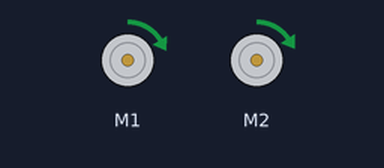
This sketch was run on a simulated Arduino Leonardo, built with avr-gcc and run on an emulated ATmega32U4. Parts: 2 × DC motor (green arrow = forward, orange = backward, longer = faster). What the sketch prints to the serial monitor is not drawn.

Above: at 0.15 s.
Timing chart, 0 to 16.9 s (numbered marks = the images above):
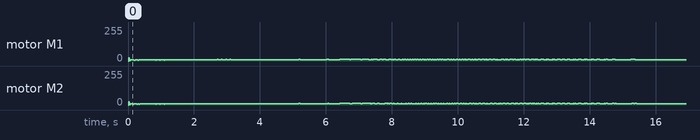

The sketch:

romi32u4_pid_velocity.ino
```cpp
// snippet: romi32u4_pid_velocity
// tags: romi, pololu, romi32u4, a-star32u4, romi-motors, romi-encoders, counts-per-second
// note: BOARD-LOCKED — the Romi32U4 library only builds on pololu-a-star:avr:a-star32U4.
//   Do NOT use this for a generic Uno/Nano/Mega motor task (use l298n_dc_motor + pid_controller).
// boards: romi32u4
// library: Romi32U4
// description: PID velocity control on Romi32U4 — maintain a target encoder count rate (counts/s)
//   on each wheel independently. Measures delta counts over a 20 ms period, converts to counts/s,
//   low-passes the measured speed, and applies a PI controller. The derivative term is intentionally
//   omitted: at a 20 ms dt it divides encoder noise by 0.02 and slams the output between +/-400 every
//   sample, causing the limit-cycle jitter seen with the original KP/KI/KD tuning. Integral is clamped
//   (anti-windup) so it cannot saturate the output on its own.
// prompts: Romi velocity PID, Romi32U4 speed control PID, encoder velocity control Romi, counts per second PID, Romi maintain wheel speed, Romi PID motor speed
// exact-include: Romi32U4.h

#include <Romi32U4.h>

Romi32U4Motors   motors;
Romi32U4Encoders encoders;

const float TARGET_CPS = 200.0f;    // target counts per second per wheel
const float KP = 0.20f, KI = 0.05f; // PI only — D removed (noisy at 20 ms dt)
const long  PERIOD_MS  = 20;
const float ALPHA = 0.4f;            // speed low-pass: new = ALPHA*measured + (1-ALPHA)*old

float integralL = 0, integralR = 0;
float filtL = 0, filtR = 0;
int   outputL = 0, outputR = 0;

unsigned long prevMs = 0;

// PI controller with integral anti-windup. Returns a motor command in [-400, 400].
int piControl(float error, float &integral) {
  integral += error * (PERIOD_MS / 1000.0f);
  float iTerm = KI * integral;
  if (iTerm >  380.0f) { integral =  380.0f / KI; iTerm =  380.0f; }
  if (iTerm < -380.0f) { integral = -380.0f / KI; iTerm = -380.0f; }
  float out = KP * error + iTerm;
  return constrain((int)out, -400, 400);
}

void setup() {
  Serial.begin(9600);
}

void loop() {
  unsigned long now = millis();
  if (now - prevMs < PERIOD_MS) return;
  prevMs = now;

  int16_t dL = encoders.getCountsAndResetLeft();
  int16_t dR = encoders.getCountsAndResetRight();

  float measL = dL * (1000.0f / PERIOD_MS);
  float measR = dR * (1000.0f / PERIOD_MS);

  // low-pass the noisy measured speed before closing the loop
  filtL = ALPHA * measL + (1.0f - ALPHA) * filtL;
  filtR = ALPHA * measR + (1.0f - ALPHA) * filtR;

  outputL = piControl(TARGET_CPS - filtL, integralL);
  outputR = piControl(TARGET_CPS - filtR, integralR);
  motors.setSpeeds(outputL, outputR);

  Serial.print("L: "); Serial.print(filtL, 0);
  Serial.print("/"); Serial.print(TARGET_CPS, 2);
  Serial.print("  R: "); Serial.print(filtR, 0);
  Serial.print("/"); Serial.println(TARGET_CPS, 2);
}
```
